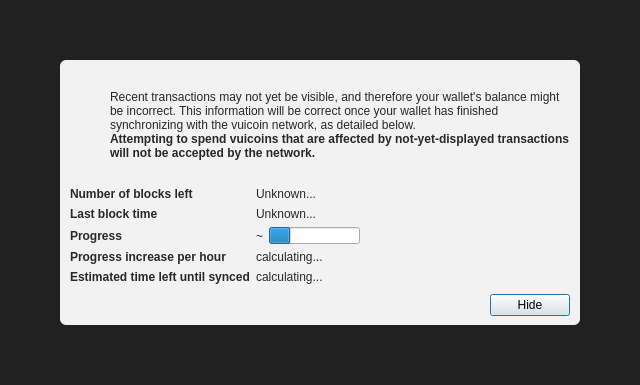
<?xml version="1.0" encoding="UTF-8"?>
<ui version="4.0">
 <class>ModalOverlay</class>
 <widget class="ModalOverlay" name="ModalOverlay">
  <property name="geometry">
   <rect>
    <x>0</x>
    <y>0</y>
    <width>640</width>
    <height>385</height>
   </rect>
  </property>
  <property name="windowTitle">
   <string>Form</string>
  </property>
  <layout class="QVBoxLayout" name="verticalLayout" stretch="0">
   <property name="sizeConstraint">
    <enum>QLayout::SetDefaultConstraint</enum>
   </property>
   <property name="leftMargin">
    <number>0</number>
   </property>
   <property name="topMargin">
    <number>0</number>
   </property>
   <property name="rightMargin">
    <number>0</number>
   </property>
   <property name="bottomMargin">
    <number>0</number>
   </property>
   <item>
    <widget class="QWidget" name="bgWidget" native="true">
     <property name="styleSheet">
      <string notr="true">#bgWidget { background: rgba(0,0,0,220); }</string>
     </property>
     <layout class="QVBoxLayout" name="verticalLayoutMain" stretch="1">
      <property name="leftMargin">
       <number>60</number>
      </property>
      <property name="topMargin">
       <number>60</number>
      </property>
      <property name="rightMargin">
       <number>60</number>
      </property>
      <property name="bottomMargin">
       <number>60</number>
      </property>
      <item>
       <widget class="QWidget" name="contentWidget" native="true">
        <property name="styleSheet">
         <string notr="true">#contentWidget { background: rgba(255,255,255,240); border-radius: 6px; }

QLabel { color: rgb(40,40,40);  }</string>
        </property>
        <layout class="QVBoxLayout" name="verticalLayoutSub" stretch="1,0,0,0">
         <property name="spacing">
          <number>0</number>
         </property>
         <property name="leftMargin">
          <number>10</number>
         </property>
         <property name="topMargin">
          <number>10</number>
         </property>
         <property name="rightMargin">
          <number>10</number>
         </property>
         <property name="bottomMargin">
          <number>10</number>
         </property>
         <item>
          <layout class="QHBoxLayout" name="horizontalLayoutIconText" stretch="0,1">
           <property name="topMargin">
            <number>20</number>
           </property>
           <item>
            <layout class="QVBoxLayout" name="verticalLayoutIcon">
             <property name="leftMargin">
              <number>0</number>
             </property>
             <item>
              <widget class="QPushButton" name="warningIcon">
               <property name="enabled">
                <bool>false</bool>
               </property>
               <property name="text">
                <string/>
               </property>
               <property name="icon">
                <iconset>
                 <normaloff>:/icons/warning</normaloff>
                 <disabledoff>:/icons/warning</disabledoff>:/icons/warning</iconset>
               </property>
               <property name="iconSize">
                <size>
                 <width>48</width>
                 <height>48</height>
                </size>
               </property>
               <property name="flat">
                <bool>true</bool>
               </property>
              </widget>
             </item>
             <item>
              <spacer name="verticalSpacerWarningIcon">
               <property name="orientation">
                <enum>Qt::Vertical</enum>
               </property>
               <property name="sizeHint" stdset="0">
                <size>
                 <width>20</width>
                 <height>40</height>
                </size>
               </property>
              </spacer>
             </item>
            </layout>
           </item>
           <item>
            <layout class="QVBoxLayout" name="verticalLayoutInfoText">
             <property name="leftMargin">
              <number>0</number>
             </property>
             <property name="topMargin">
              <number>0</number>
             </property>
             <item>
              <widget class="QLabel" name="infoText">
               <property name="text">
                <string>Recent transactions may not yet be visible, and therefore your wallet's balance might be incorrect. This information will be correct once your wallet has finished synchronizing with the vuicoin network, as detailed below.</string>
               </property>
               <property name="textFormat">
                <enum>Qt::RichText</enum>
               </property>
               <property name="wordWrap">
                <bool>true</bool>
               </property>
              </widget>
             </item>
             <item>
              <widget class="QLabel" name="infoTextStrong">
               <property name="font">
                <font>
                 <weight>75</weight>
                 <bold>true</bold>
                </font>
               </property>
               <property name="text">
                <string>Attempting to spend vuicoins that are affected by not-yet-displayed transactions will not be accepted by the network.</string>
               </property>
               <property name="textFormat">
                <enum>Qt::RichText</enum>
               </property>
               <property name="wordWrap">
                <bool>true</bool>
               </property>
              </widget>
             </item>
             <item>
              <spacer name="verticalSpacerInTextSpace">
               <property name="orientation">
                <enum>Qt::Vertical</enum>
               </property>
               <property name="sizeHint" stdset="0">
                <size>
                 <width>20</width>
                 <height>40</height>
                </size>
               </property>
              </spacer>
             </item>
            </layout>
           </item>
          </layout>
         </item>
         <item>
          <spacer name="verticalSpacerAfterText">
           <property name="orientation">
            <enum>Qt::Vertical</enum>
           </property>
           <property name="sizeHint" stdset="0">
            <size>
             <width>20</width>
             <height>40</height>
            </size>
           </property>
          </spacer>
         </item>
         <item>
          <layout class="QFormLayout" name="formLayout">
           <property name="fieldGrowthPolicy">
            <enum>QFormLayout::FieldsStayAtSizeHint</enum>
           </property>
           <property name="horizontalSpacing">
            <number>6</number>
           </property>
           <property name="verticalSpacing">
            <number>6</number>
           </property>
           <property name="topMargin">
            <number>10</number>
           </property>
           <item row="0" column="0">
            <widget class="QLabel" name="labelNumberOfBlocksLeft">
             <property name="font">
              <font>
               <weight>75</weight>
               <bold>true</bold>
              </font>
             </property>
             <property name="text">
              <string>Number of blocks left</string>
             </property>
            </widget>
           </item>
           <item row="0" column="1">
            <widget class="QLabel" name="numberOfBlocksLeft">
             <property name="text">
              <string>Unknown...</string>
             </property>
            </widget>
           </item>
           <item row="1" column="0">
            <widget class="QLabel" name="labelLastBlockTime">
             <property name="font">
              <font>
               <weight>75</weight>
               <bold>true</bold>
              </font>
             </property>
             <property name="text">
              <string>Last block time</string>
             </property>
            </widget>
           </item>
           <item row="1" column="1">
            <widget class="QLabel" name="newestBlockDate">
             <property name="sizePolicy">
              <sizepolicy hsizetype="Maximum" vsizetype="Preferred">
               <horstretch>0</horstretch>
               <verstretch>0</verstretch>
              </sizepolicy>
             </property>
             <property name="text">
              <string>Unknown...</string>
             </property>
            </widget>
           </item>
           <item row="2" column="0">
            <widget class="QLabel" name="labelSyncDone">
             <property name="font">
              <font>
               <weight>75</weight>
               <bold>true</bold>
              </font>
             </property>
             <property name="text">
              <string>Progress</string>
             </property>
            </widget>
           </item>
           <item row="2" column="1">
            <layout class="QHBoxLayout" name="horizontalLayoutSync" stretch="0,1">
             <item>
              <widget class="QLabel" name="percentageProgress">
               <property name="text">
                <string notr="true">~</string>
               </property>
              </widget>
             </item>
             <item>
              <widget class="QProgressBar" name="progressBar">
               <property name="value">
                <number>24</number>
               </property>
               <property name="format">
                <string/>
               </property>
              </widget>
             </item>
            </layout>
           </item>
           <item row="4" column="0">
            <widget class="QLabel" name="labelProgressIncrease">
             <property name="font">
              <font>
               <weight>75</weight>
               <bold>true</bold>
              </font>
             </property>
             <property name="text">
              <string>Progress increase per hour</string>
             </property>
            </widget>
           </item>
           <item row="4" column="1">
            <widget class="QLabel" name="progressIncreasePerH">
             <property name="text">
              <string>calculating...</string>
             </property>
            </widget>
           </item>
           <item row="5" column="0">
            <widget class="QLabel" name="labelEstimatedTimeLeft">
             <property name="font">
              <font>
               <weight>75</weight>
               <bold>true</bold>
              </font>
             </property>
             <property name="text">
              <string>Estimated time left until synced</string>
             </property>
            </widget>
           </item>
           <item row="5" column="1">
            <widget class="QLabel" name="expectedTimeLeft">
             <property name="text">
              <string>calculating...</string>
             </property>
            </widget>
           </item>
          </layout>
         </item>
         <item>
          <layout class="QHBoxLayout" name="horizontalLayoutButtons">
           <property name="leftMargin">
            <number>10</number>
           </property>
           <property name="topMargin">
            <number>10</number>
           </property>
           <item>
            <spacer name="horizontalSpacer">
             <property name="orientation">
              <enum>Qt::Horizontal</enum>
             </property>
             <property name="sizeHint" stdset="0">
              <size>
               <width>40</width>
               <height>20</height>
              </size>
             </property>
            </spacer>
           </item>
           <item>
            <widget class="QPushButton" name="closeButton">
             <property name="text">
              <string>Hide</string>
             </property>
             <property name="focusPolicy">
              <enum>Qt::StrongFocus</enum>
             </property>
             <property name="default">
              <bool>true</bool>
             </property>
            </widget>
           </item>
          </layout>
         </item>
        </layout>
       </widget>
      </item>
     </layout>
    </widget>
   </item>
  </layout>
 </widget>
 <customwidgets>
  <customwidget>
   <class>ModalOverlay</class>
   <extends>QWidget</extends>
   <header>qt/modaloverlay.h</header>
   <container>1</container>
  </customwidget>
 </customwidgets>
 <resources/>
 <connections/>
</ui>
